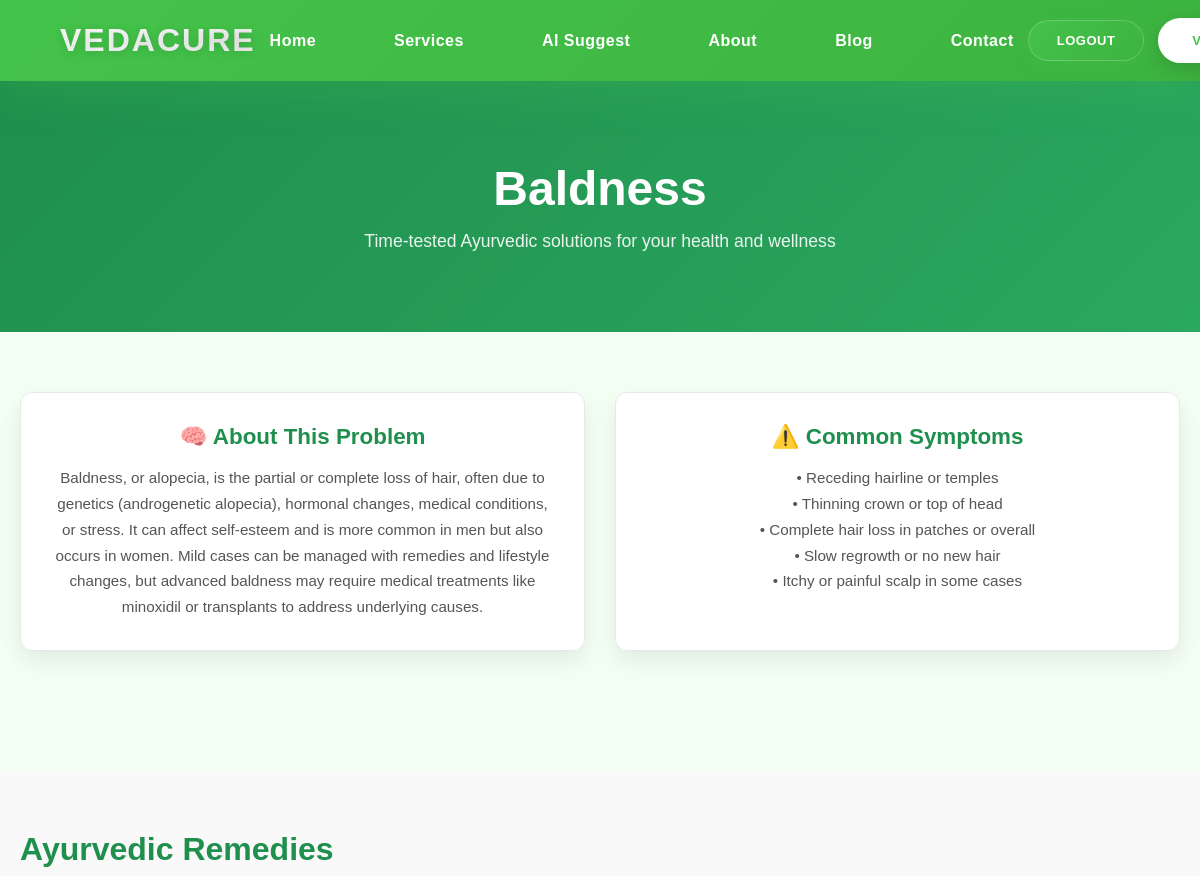
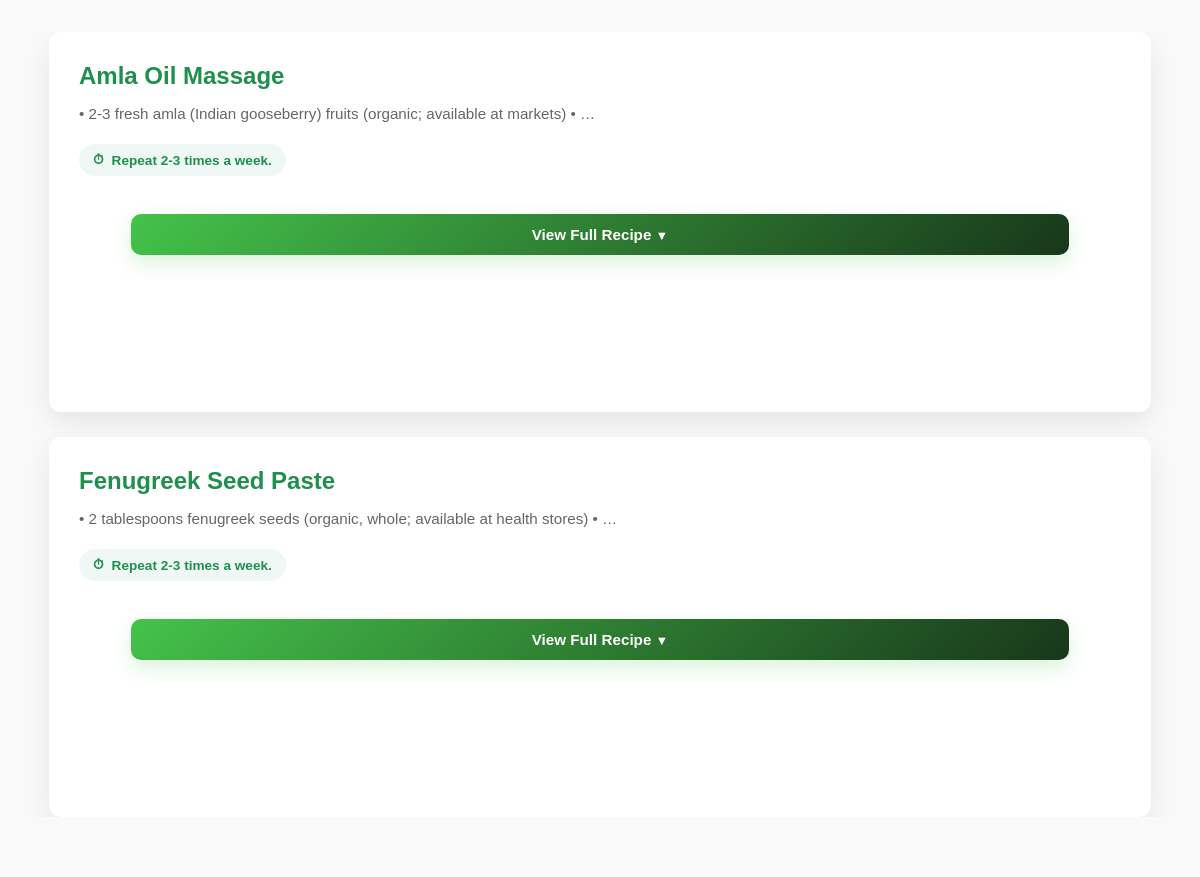
The page /problem/Baldness/ (signed in) on the database its author committed (2 pictures, top to bottom).
### remedies/models.py (models this page shows, shortened)
class Problem(models.Model):
    category = models.ForeignKey(
        Category,
        on_delete=models.CASCADE,
        related_name="problems"
    )
    name = models.CharField(max_length=100)
    about_problem = models.TextField()
    symptoms = models.TextField()
    short_description = models.TextField(blank=True)

class Remedy(models.Model):
    problem = models.ForeignKey(
        Problem,
        on_delete=models.CASCADE,
        related_name="remedies"
    )
    remedy_name = models.CharField(max_length=200)
    ingredients = models.TextField()
    preparation_steps = models.TextField()
    how_to_use = models.TextField()
    frequency = models.TextField(blank=True)
    results_time = models.TextField(blank=True)
    why_it_works = models.TextField()
    precautions = models.TextField()
    who_should_not_use = models.TextField(blank=True)
    lifestyle_tips = models.TextField(blank=True)
    class Meta:
        unique_together = ("problem", "remedy_name")

### remedies/views.py (the view)
# urls.py: path("problem/<str:name>/", problem_detail, name="problem_detail"),
def problem_detail(request, name):
    try:
        problem = Problem.objects.get(name__iexact=name)
        remedies = problem.remedies.all()
        return render(request, "problem_detail.html", {
            "problem": problem,
            "remedies": remedies,
        })
    except Problem.DoesNotExist:
        return render(request, "404.html")

### remedies/templates/problem_detail.html (shortened to what this page needs)
{% extends "base.html" %}
{% block content %}
<div class="problem-detail-header">
    <div class="problem-detail-header-container">
        <h1>{{ problem.name }}</h1>
        <p>Time-tested Ayurvedic solutions for your health and wellness</p>
    </div>
</div>
<div class="problem-content-wrapper">
    <section class="problem-info-section">
        <div class="problem-info-grid">
            <div class="info-card about-card">
                <h2>🧠 About This Problem</h2>
                <p>{{ problem.about_problem }}</p>
            </div>
            <div class="info-card symptoms-card">
                <h2>⚠️ Common Symptoms</h2>
                <p>{{ problem.symptoms|linebreaks }}</p>
            </div>
        </div>
    </section>
</div>
<section class="remedies-section" id="remedies-section">
    <div class="remedies-wrapper">
        <div class="remedies-container">
            <h2 class="remedies-section-title">Ayurvedic Remedies</h2>
            {% if remedies %}
                <div class="remedies-grid">
                    {% for remedy in remedies %}
                    <div class="remedy-card">
                        <h3 class="remedy-card-title">{{ remedy.remedy_name }}</h3>
                        <p class="remedy-card-description">{{ remedy.ingredients|truncatewords:12 }}</p>
                        <div class="remedy-frequency">
                            <span>⏱</span>
                            <span>{{ remedy.frequency }}</span>
                        </div>
                        <button class="view-recipe-btn" onclick="toggleRecipe({{ forloop.counter }})">
                            <span>View Full Recipe</span>
                            <span class="recipe-btn-icon">▼</span>
                        </button>
                    </div>
                    {% endfor %}
                </div>
            {% else %}
                <div class="no-remedies">
                    <p>No remedies available yet for this problem.</p>
                </div>
            {% endif %}
        </div>
    </div>
</section>
{% endblock %}

### remedies/templates/problem_detail.html (style rules this page uses)
* { margin: 0; padding: 0; box-sizing: border-box; }
html, body { width: 100%; overflow-x: hidden; }
.problem-detail-header { background: linear-gradient(135deg, #1f8f4d 0%, #2ba860 100%); padding: 80px 20px; width: 100%; text-align: center; overflow-x: hidden; }
.problem-detail-header-container { margin: 0 auto; max-width: 1200px; width: 100%; }
.problem-detail-header h1 { font-size: 3rem; color: white; margin: 0; font-weight: 700; }
.problem-detail-header p { font-size: 1.1rem; color: rgba(255, 255, 255, 0.9); margin: 15px 0 0 0; font-weight: 400; }
.problem-content-wrapper { max-width: 1200px; margin: 0 auto; padding: 60px 20px; width: 100%; overflow-x: hidden; }
.problem-info-section { margin-bottom: 60px; }
.problem-info-grid { display: grid; grid-template-columns: 1fr 1fr; gap: 30px; }
.info-card { background: white; padding: 30px; border-radius: 12px; box-shadow: 0 10px 25px rgba(0, 0, 0, 0.08); transition: all 0.3s ease; width: 100%; overflow-x: hidden; }
.info-card h2 { font-size: 1.4rem; color: #1f8f4d; margin: 0 0 15px 0; font-weight: 700; }
.info-card p { font-size: 0.95rem; color: #555; line-height: 1.7; margin: 0; overflow-wrap: break-word; word-break: break-word; }
.remedies-section { background: #f9f9f9; padding: 60px 20px; width: 100%; overflow-x: hidden; }
.remedies-wrapper { max-width: 1200px; margin: 0 auto; width: 100%; padding: 0; }
.remedies-container { width: 100%; overflow-x: hidden; }
.remedies-section-title { font-size: 2rem; color: #1f8f4d; margin: 0 0 40px 0; font-weight: 700; }
.remedies-grid { display: block; width: 100%; overflow-x: hidden; }
.remedy-card { background: white; padding: 30px; border-radius: 12px; width: 100%; box-sizing: border-box; box-shadow: 0 10px 25px rgba(0, 0, 0, 0.08); margin-bottom: 25px; transition: all 0.3s ease; display: flex; flex-direction: column; animation: remedyCardFadeIn 0.6s ease-out backwards; }
.remedy-card:nth-child(1) { animation-delay: 0.1s; }
.remedy-card:nth-child(2) { animation-delay: 0.2s; }
.remedy-card:last-child { margin-bottom: 0; }
.remedy-card-title { font-size: 1.5rem; color: #1f8f4d; margin: 0 0 12px 0; font-weight: 700; }
.remedy-card-description { font-size: 0.95rem; color: #666; line-height: 1.6; margin: 0 0 18px 0; overflow-wrap: break-word; word-break: break-word; }
.remedy-frequency { display: inline-flex; align-items: center; gap: 8px; background: #f0f8f5; color: #1f8f4d; padding: 8px 14px; border-radius: 20px; font-size: 0.85rem; font-weight: 600; margin-bottom: 18px; width: fit-content; }
.view-recipe-btn { width: 100%; background: linear-gradient(135deg, #1f8f4d 0%, #2ba860 100%); color: white; border: none; padding: 12px 20px; border-radius: 8px; font-size: 0.95rem; font-weight: 600; cursor: pointer; display: flex; justify-content: space-between; align-items: center; transition: all 0.3s cubic-bezier(0.34, 1.56, 0.64, 1); margin-top: 18px; box-sizing: border-box; }
.recipe-btn-icon { font-size: 0.8rem; transition: transform 0.4s cubic-bezier(0.34, 1.56, 0.64, 1); flex-shrink: 0; }

### rows shown on the page
Problem: name "Baldness", about_problem "Baldness, or alopecia, is the partial or complete loss of hair, often due to genetics (androgenetic alopecia), hormonal changes, medical conditions, or stress. It can affect self-esteem and is more common in men but also occurs in women. Mild cases can be managed with remedies and lifestyle changes, but advanced baldness may require medical treatments like minoxidil or transplants to address underlying causes.", symptoms "• Receding hairline or temples • Thinning crown or top of head • Complete hair loss in patches or overall • Slow regrowth or no new hair • Itchy or painful scalp in some cases"
Remedy: remedy_name "Amla Oil Massage", ingredients "• 2-3 fresh amla (Indian gooseberry) fruits (organic; available at markets) • …", frequency "Repeat 2-3 times a week."
Remedy: remedy_name "Fenugreek Seed Paste", ingredients "• 2 tablespoons fenugreek seeds (organic, whole; available at health stores) • …", frequency "Repeat 2-3 times a week."
